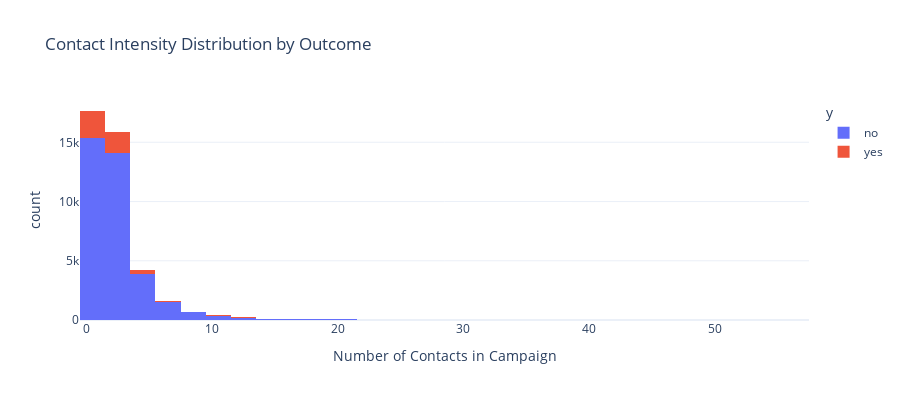

This figure's notebook cell:
### Markdown cell above
### 3.2 Contact Intensity Distribution

### Code cell
# Campaign (contact intensity per customer)
fig = px.histogram(
    df,
    x='campaign',
    color='y',
    barmode='stack',
    nbins=30,
    title='Contact Intensity Distribution by Outcome',
    labels={'campaign': 'Number of Contacts in Campaign', 'count': 'Frequency'}
)

fig.update_layout(height=400)
fig.show()

### Figure 1 — Plotly figure (JSON) as saved in the notebook; plotly's stock layout.template omitted (floating-point values rounded to 4 significant figures; data arrays with more than 128 entries replaced by an {"elided": "..."} marker saying what was removed)
{"data": [{"bingroup": "x", "hovertemplate": "y=no<br>Number of Contacts in Campaign=%{x}<br>count=%{y}<extra></extra>", "legendgroup": "no", "marker": {"color": "#636efa", "pattern": {"shape": ""}}, "name": "no", "nbinsx": 30, "orientation": "v", "showlegend": true, "type": "histogram", "x": {"elided": "36548 int values"}, "xaxis": "x", "yaxis": "y"}, {"bingroup": "x", "hovertemplate": "y=yes<br>Number of Contacts in Campaign=%{x}<br>count=%{y}<extra></extra>", "legendgroup": "yes", "marker": {"color": "#EF553B", "pattern": {"shape": ""}}, "name": "yes", "nbinsx": 30, "orientation": "v", "showlegend": true, "type": "histogram", "x": {"elided": "4640 int values"}, "xaxis": "x", "yaxis": "y"}], "layout": {"barmode": "stack", "height": 400, "legend": {"title": {"text": "y"}, "tracegroupgap": 0}, "title": {"text": "Contact Intensity Distribution by Outcome"}, "xaxis": {"anchor": "y", "domain": [0, 1], "title": {"text": "Number of Contacts in Campaign"}}, "yaxis": {"anchor": "x", "domain": [0, 1], "title": {"text": "count"}}}}
